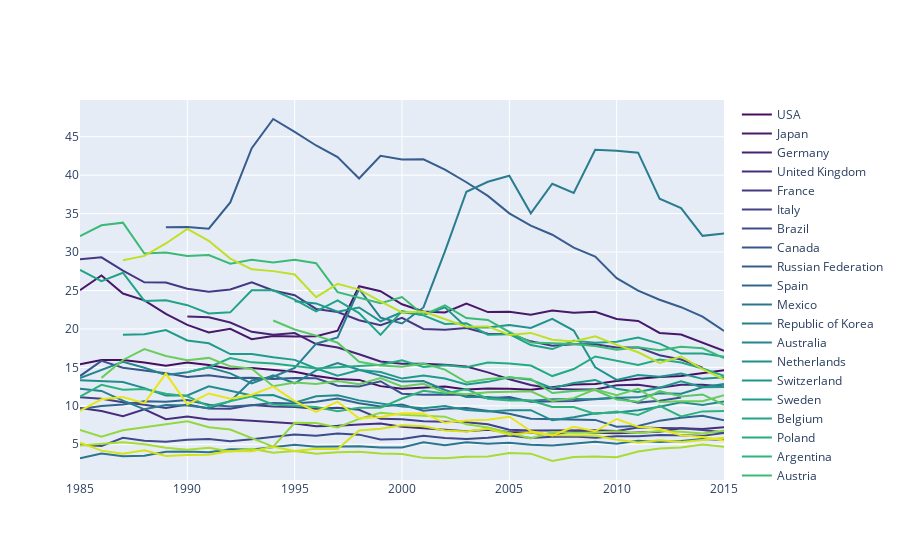

The cell this chart's notebook holds for it:
### Code cell
pal = list(sns.color_palette(palette='viridis', n_colors=len(top_countries)).as_hex())

fig = go.Figure()
for d,p in zip(top_countries, pal):
    if len(df_gb_c_y.loc[d].index) > 20:
        fig.add_trace(go.Scatter(x = df_gb_c_y.loc[d].index,
                             y = df_gb_c_y.loc[d]['suicides/100k pop'],
                             name = d,
                             line_color = p, 
                             fill=None))

fig.show()
